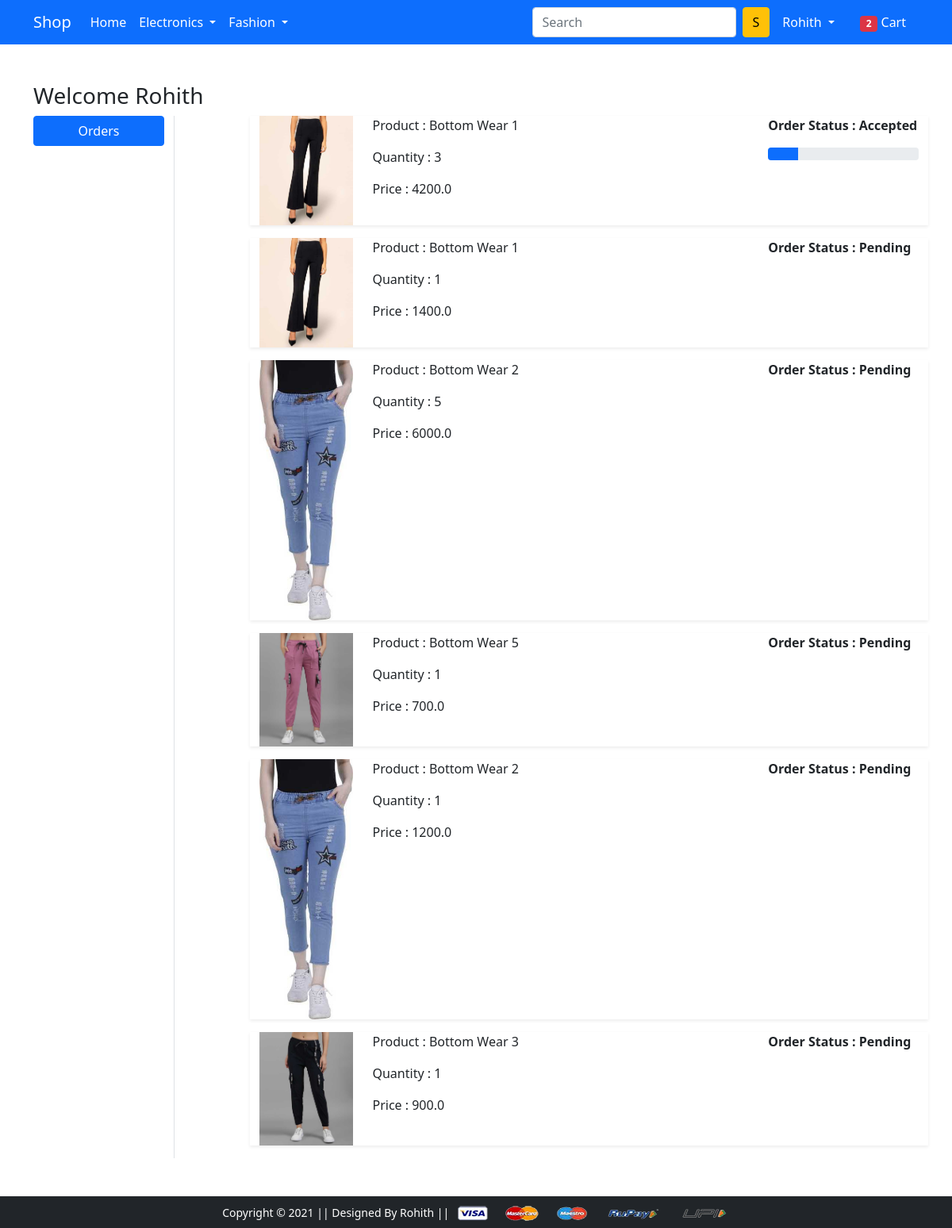
Page /orders/ (signed in) on the committed database.
### app/models.py (models this page shows, shortened)
class OrderPlaced(models.Model):
    user = models.ForeignKey(User, on_delete=models.CASCADE)
    customer = models.ForeignKey(Customer, on_delete=models.CASCADE)
    product = models.ForeignKey(Product, on_delete=models.CASCADE)
    quantity = models.PositiveIntegerField(default=1)
    ordered_date = models.DateTimeField(auto_now_add=True)
    status = models.CharField(max_length=50,choices=STATUS_CHOICES,default='Pending')
    @property
    def total_cost(self):
        return self.quantity * self.product.discounted_price

class Product(models.Model):
    title = models.CharField(max_length=100)
    selling_price = models.FloatField()
    discounted_price = models.FloatField()
    description = models.TextField()
    brand = models.CharField(max_length=100)
    category = models.CharField(choices=CATEGORY_CHOICES,max_length=2)
    product_image = models.ImageField(upload_to='producting')

### app/views.py (the view)
# urls.py: path('orders/', views.orders, name='orders'),
@login_required
def orders(request):
    op = OrderPlaced.objects.filter(user = request.user)
    carttotal = 0
    if request.user.is_authenticated:
        carttotal = len(Cart.objects.filter(user=request.user))
    return render(request, 'app/orders.html',{'order_placed':op,'carttotal':carttotal})

### app/templates/app/orders.html (shortened to what this page needs)
{% extends 'app/base.html' %}
{% load static %}
{% block main-content %}
<div class="container my-5">
    <div class="row">
        <h3>Welcome <span class="text-capitalize">{{request.user}}</span></h3>
        <div class="col-sm-2 border-end">
            <ul class="list-unstyled">
                <li class="d-grid"><a href="{% url 'orders' %}" class="btn btn-primary">Orders</a></li>
            </ul>
        </div>
        <div class="col-sm-9 offset-sm-1">
            {% for op in order_placed %}
            <div class="row shadow-sm mb-3">
                <div class="col-sm-2">
                    <img src="{{op.product.product_image.url}}" alt="" srcset="" class="img-fluid" height="140" width="140">
                </div>
                <div class="col-sm-7">
                    <p>Product : {{op.product.title}}</p>
                    <p>Quantity : {{op.quantity}}</p>
                    <p>Price : {{op.total_cost}}</p>
                </div>
                <div class="col-sm-3 fw-bold">
                    <p>Order Status : {{op.status}}</p>
                    {% if op.status == 'Accepted' %}
                    <div class="progress">
                        <div class="progress-bar" role="progressbar" style="width: 20%" aria-valuenow="0" aria-valuemax="100">
                        </div>
                    </div>
                    {% endif %}
                </div>
            </div>
            {% endfor %}
        </div>
    </div>
</div>
{% endblock main-content %}

### app/templates/app/base.html (shortened to what this page needs)
<!doctype html>
{% load static %}
<html lang="en">
  <head>
    <link href="https://cdn.jsdelivr.net/npm/bootstrap@5.0.0-beta1/dist/css/bootstrap.min.css" rel="stylesheet">
    <link rel="stylesheet" href="{% static 'app/css/owl.carousel.min.css' %}">
    <link rel="stylesheet" href="{% static 'app/css/all.min.css' %}">
    <link rel="stylesheet" href="{% static 'app/css/style.css' %}">
  </head>
  <body>
    <nav class="navbar navbar-expand-lg navbar-dark bg-primary">
     <div class="container">
       <a class="navbar-brand" href="/">Shop</a>
       <div class="collapse navbar-collapse" id="navbarSupportedContent">
         <ul class="navbar-nav me-auto mb-2 mb-lg-0">
           <li class="nav-item">
             <a class="nav-link active" aria-current="page" href="/">Home</a>
           </li>
           <li class="nav-item dropdown">
             <a class="nav-link dropdown-toggle text-white" href="#" id="electronicsDropdown" role="button" data-bs-toggle="dropdown" aria-expanded="false">
               Electronics
             </a>
           </li>
           <li class="nav-item dropdown">
             <a class="nav-link dropdown-toggle text-white" href="#" id="fashionDropdown" role="button" data-bs-toggle="dropdown" aria-expanded="false">
               Fashion
             </a>
           </li>
         </ul>
         <form class="d-flex">
           <input class="form-control me-2" type="search" placeholder="Search" aria-label="Search">
           <button class="btn btn-warning" type="submit">S</button>
         </form>
         <div>
          <ul class="navbar-nav me-auto mb-2 mb-lg-0">
          {% if request.user.is_authenticated %}
            <li class="nav-item dropdown mx-2">
                <a class="nav-link dropdown-toggle text-white" href="#" id="profileDropdown" role="button" data-bs-toggle="dropdown" aria-expanded="false">
                  {{request.user.username|capfirst}}
                </a>
              </li>
              <li class="nav-item mx-2">
              <a href="{% url 'showcart' %}" class="nav-link text-white"><span class="badge bg-danger">{{carttotal}}</span> Cart </a>
              </li>
            {% endif %}
          </ul>
         </div>
       </div>
     </div>
    </nav>
    {% block main-content %} {% endblock main-content %}
    <footer class="container-fluid bg-dark text-center p-2 mt-5">
        <small class="text-white">Copyright &copy; 2021 || Designed By Rohith || </small>
        <img src="{% static 'app/images/payment.png' %}" alt="" srcset="" class="img-fluid" height="2px">
    </footer>
  </body>
</html>

### rows in the picture
OrderPlaced: product.product_image (picture), product "Bottom Wear 1", quantity "3", total_cost "4200.0", status "Accepted"
OrderPlaced: product.product_image (picture), product "Bottom Wear 1", quantity "1", total_cost "1400.0", status "Pending"
OrderPlaced: product.product_image (picture), product "Bottom Wear 2", quantity "5", total_cost "6000.0", status "Pending"
OrderPlaced: product.product_image (picture), product "Bottom Wear 5", quantity "1", total_cost "700.0", status "Pending"
OrderPlaced: product.product_image (picture), product "Bottom Wear 2", quantity "1", total_cost "1200.0", status "Pending"
OrderPlaced: product.product_image (picture), product "Bottom Wear 3", quantity "1", total_cost "900.0", status "Pending"

### other values in the picture
{{ request.user.username|capfirst }} "Rohith"
{{ carttotal }} "2"
{{ request.user }} "Rohith"
